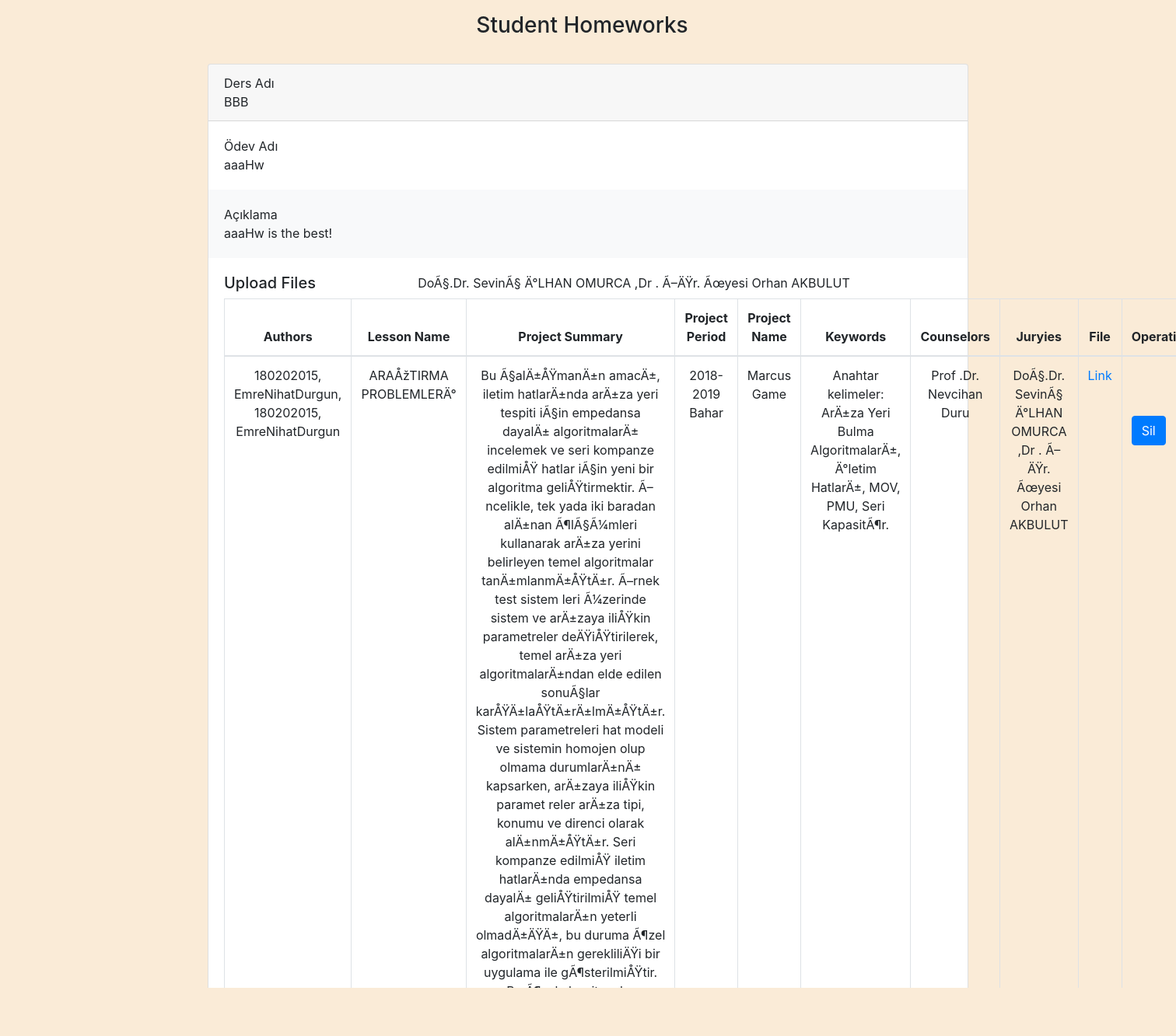
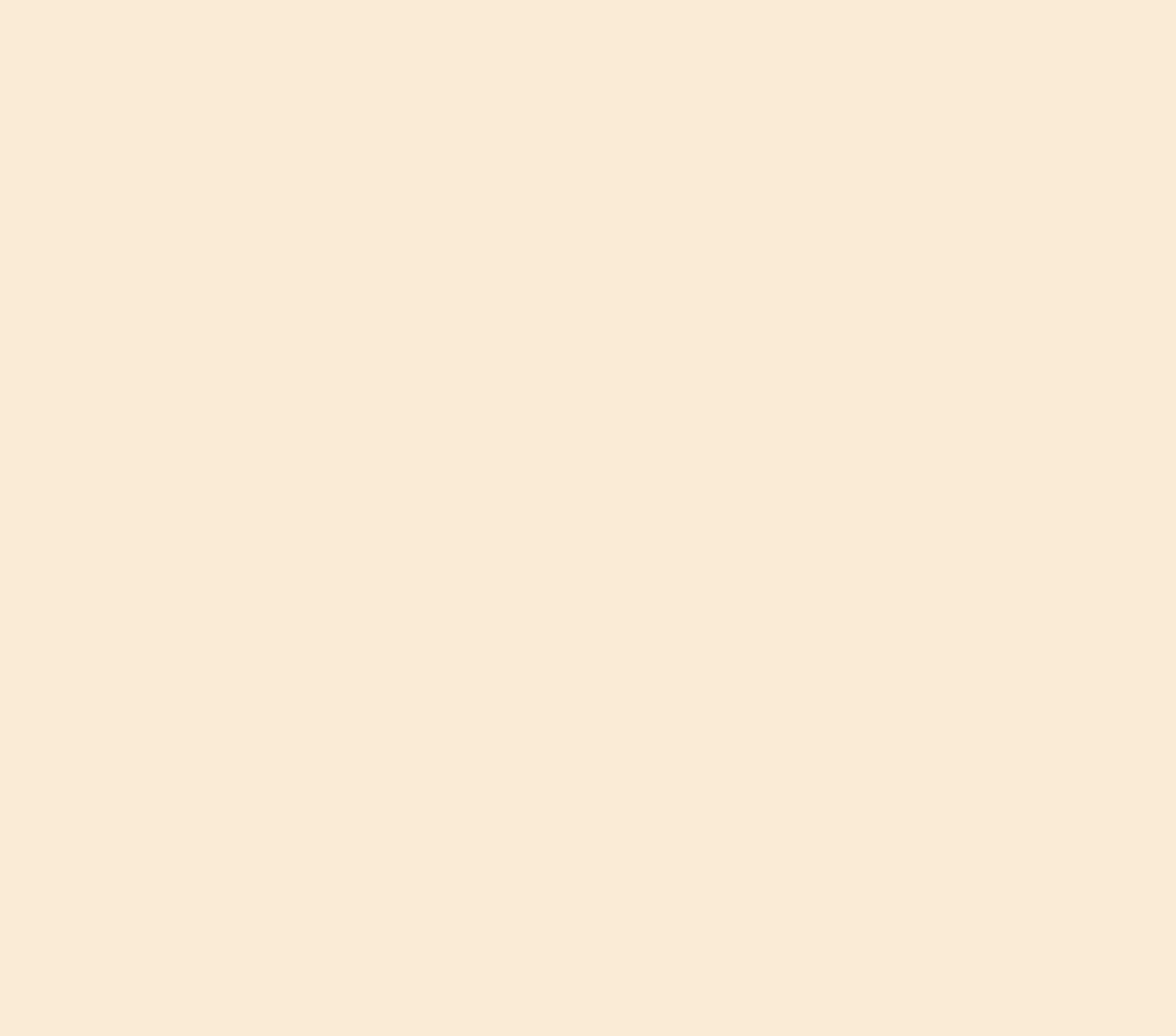
Screenshot of /Yazlab-2.3/yazlab33/homeworksAdmin.php (signed in) with the database file from the repository (2 pictures, top to bottom).
### tables this page shows
CREATE TABLE IF NOT EXISTS `homeworks` (
  `hwID` int(11) NOT NULL AUTO_INCREMENT,
  `juryID` int(11) NOT NULL,
  `lessonName` varchar(100) NOT NULL,
  `hwName` varchar(100) NOT NULL,
  `hwDescription` varchar(300) NOT NULL,
  PRIMARY KEY (`hwID`)
);

CREATE TABLE IF NOT EXISTS `uploads` (
  `uploadID` int(11) NOT NULL AUTO_INCREMENT,
  `hwID` int(11) NOT NULL,
  `studentID` int(11) NOT NULL,
  `file_Authors` varchar(999) NOT NULL,
  `file_LessonName` varchar(999) NOT NULL,
  `file_ProjectSummary` longtext NOT NULL,
  `file_ProjectPeriod` varchar(999) NOT NULL,
  `file_ProjectName` varchar(999) NOT NULL,
  `file_Keywords` longtext NOT NULL,
  `file_Counselors` varchar(999) NOT NULL,
  `file_Juryies` varchar(999) NOT NULL,
  `filePath` varchar(999) NOT NULL,
  PRIMARY KEY (`uploadID`)
);

### Yazlab-2.3/yazlab33/connectDB.php (called while the page is built, shortened)
<?php
function connectDB(){
    $servername = "localhost:3307";
    $username = "root";
    $password = "";
    $database = "yazlab33";
    $conn = new mysqli($servername, $username, $password,$database);
    return $conn;
}
function getHomeworks(){
    $conn = connectDB();
    if ($result = $conn -> query("SELECT * FROM homeworks")) {
        $num_rows = mysqli_num_rows($result);
        if($num_rows > 0){
            $datas = mysqli_fetch_all ($result, MYSQLI_ASSOC);
            return $datas;
        }
    }else{
        echo("Error description: " . $conn -> error);
        return false;
    }
}
function getStudentUploadsWithHomeworks($homeworkID){
    $conn = connectDB();
    if ($result = $conn -> query("SELECT * FROM uploads WHERE hwID = '$homeworkID'")) {
        $num_rows = mysqli_num_rows($result);
        if($num_rows > 0){
            $row =  mysqli_fetch_all ($result, MYSQLI_ASSOC);
            return $row;
        }
    }else{
        echo("Error description: " . $conn -> error);
        return false;
    }
}
?>

### Yazlab-2.3/yazlab33/homeworksAdmin.php (the view, shortened to what this page needs)
<?php
    require_once('./connectDB.php');
    if(isset($_SESSION["employeeCredentials"])){
        $hwResults = getHomeworks();
    }else{
        header("Location: login.php");
        exit;
    }
?>
<!DOCTYPE html>
<html lang="en">
<head>
    <link rel="stylesheet" href="https://maxcdn.bootstrapcdn.com/bootstrap/4.5.2/css/bootstrap.min.css">
</head>
<body>
    <body class="text-center" style="background-color: antiquewhite">
        <div class="cover-container d-flex h-100 mx-auto flex-column ">
            <div class="container-fluid navbar-nav">
                <nav class="navbar-nav mt-3" style="background-color: antiquewhite">
                    <span class="mx-auto">
                        <h3>Student Homeworks</h3>
                    </span>
                </nav>
            </div>
            <div class="container-fluid " style="background-color: antiquewhite">
                <div class="row">
                    <div class="col-8 mx-auto mt-4">
                        <?php foreach ($hwResults as &$hwRow) {
                            $uploadResult = getStudentUploadsWithHomeworks($hwRow["hwID"]);
                        ?>
                            <div class="card">
                                <div class="card-header float-left">
                                    <span class="float-left">Ders Adı</span><br>
                                    <span class="float-left"><?php echo $hwRow["lessonName"] ?></span>
                                </div>
                                <div class="card-body float-left">
                                    <span class="float-left">Ödev Adı</span><br>
                                    <span class="float-left"><?php echo $hwRow["hwName"] ?></span>
                                </div>
                                <div class="card-body bg-light float-left">
                                    <span class="float-left">Açıklama</span><br>
                                    <span class="float-left"><?php echo $hwRow["hwDescription"] ?></span>
                                </div>
                                <div class="card-body float-right">
                                <h5 class="float-left">
                                    Upload Files
                                </h5>
                                    <table class="table table-bordered">
                                        <thead>
                                            <tr>
                                                <th>Authors</th>
                                                <th>Lesson Name</th>
                                                <th>Project Summary</th>
                                                <th>Project Period</th>
                                                <th>Project Name</th>
                                                <th>Keywords</th>
                                                <th>Counselors</th>
                                                <th>Juryies</th>
                                                <th>File</th>
                                                <th>Operations</th>
                                            </tr>
                                        </thead>
                                        <tbody>
                                            <?php foreach ( $uploadResult as &$uRow){ print_r($uRow["file_Juryies"])?>
                                                <tr>
                                                    <td><?php print_r( $uRow["file_Authors"]) ?></td>
                                                    <td><?php echo $uRow["file_LessonName"] ?></td>
                                                    <td><?php echo $uRow["file_ProjectSummary"] ?></td>
                                                    <td><?php echo $uRow["file_ProjectPeriod"] ?></td>
                                                    <td><?php echo $uRow["file_ProjectName"] ?></td>
                                                    <td><?php echo $uRow["file_Keywords"] ?></td>
                                                    <td><?php print_r($uRow["file_Counselors"]) ?></td>
                                                    <td><?php print_r($uRow["file_Juryies"]) ?></td>
                                                    <td><a href="<?php echo $uRow["filePath"]?>">Link</a></td>
                                                    <td>
                                                    <form action="<?php echo htmlspecialchars($_SERVER['PHP_SELF']);?>" class="mt-5 pt-3 form-inline" method="post">
                                                        <button type="submit" class="btn btn-primary" name="remove">Sil</button>
                                                    </form>
                                                    </td>
                                                </tr>
                                            <?php } ?>
                                        </tbody>
                                    </table>
                                </div>
                            </div>
                            <br><br>
                        <?php } ?>
                    </div>
                </div>
            </div>
        </div>
    </body>
</body>
</html>

### rows the page displays
homeworks: lessonName "BBB", hwName "aaaHw", hwDescription "aaaHw is the best!"
uploads: value "180202015, EmreNihatDurgun, 180202015, EmreNihatDurgun Prof .Dr. Nevcihan Duru DoÃ§.Dr. SevinÃ§ Ä°LHAN OMURCA ,Dr . Ã–ÄŸr. Ãœyesi Orhan AKBULUT", file_LessonName "ARAÅžTIRMA PROBLEMLERÄ°", file_ProjectSummary "Bu Ã§alÄ±ÅŸmanÄ±n amacÄ±, iletim hatlarÄ±nda arÄ±za yeri tespiti iÃ§in empedansa dayalÄ± algoritmalarÄ± incelemek ve seri kompanze edilmiÅŸ hatlar iÃ§in yeni bir algoritma geliÅŸtirmektir. Ã–ncelikle, tek yada iki baradan alÄ±nan Ã¶lÃ§Ã¼mleri kullanarak arÄ±za yerini belirleyen temel algoritmalar tanÄ±mlanmÄ±ÅŸtÄ±r. Ã–rnek test sistem leri Ã¼zerinde sistem ve arÄ±zaya iliÅŸkin parametreler deÄŸiÅŸtirilerek, temel arÄ±za yeri algoritmalarÄ±ndan elde edilen sonuÃ§lar karÅŸÄ±laÅŸtÄ±rÄ±lmÄ±ÅŸtÄ±r. Sistem parametreleri hat modeli ve sistemin homojen olup olmama durumlarÄ±nÄ± kapsarken, arÄ±zaya iliÅŸkin paramet reler arÄ±za tipi, konumu ve direnci olarak alÄ±nmÄ±ÅŸtÄ±r. Seri kompanze edilmiÅŸ…", file_ProjectPeriod "2018-2019 Bahar", file_ProjectName "Marcus Game", file_Keywords "Anahtar kelimeler: ArÄ±za Yeri Bulma AlgoritmalarÄ±, Ä°letim HatlarÄ±, MOV, PMU, Seri KapasitÃ¶r."
